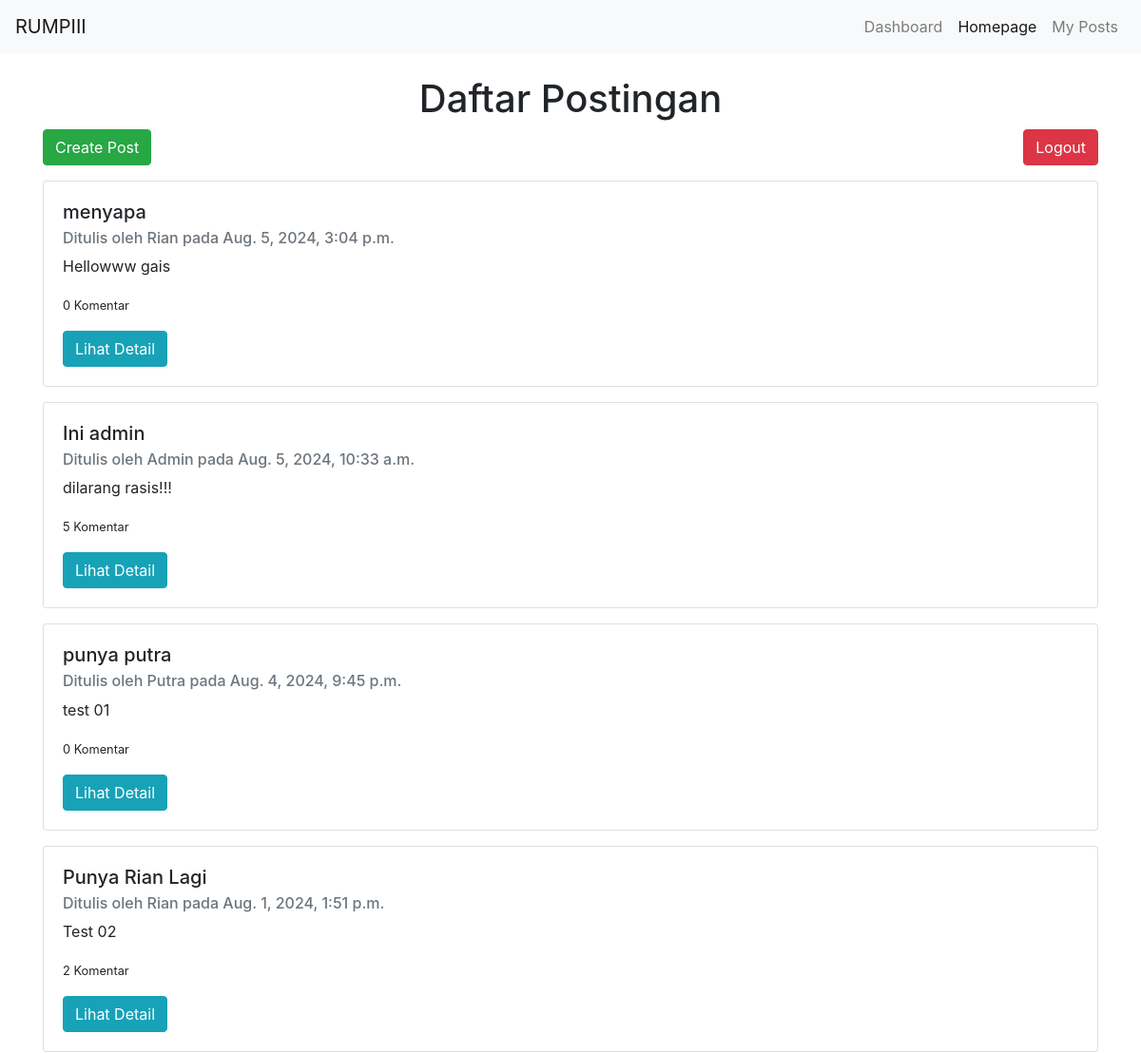
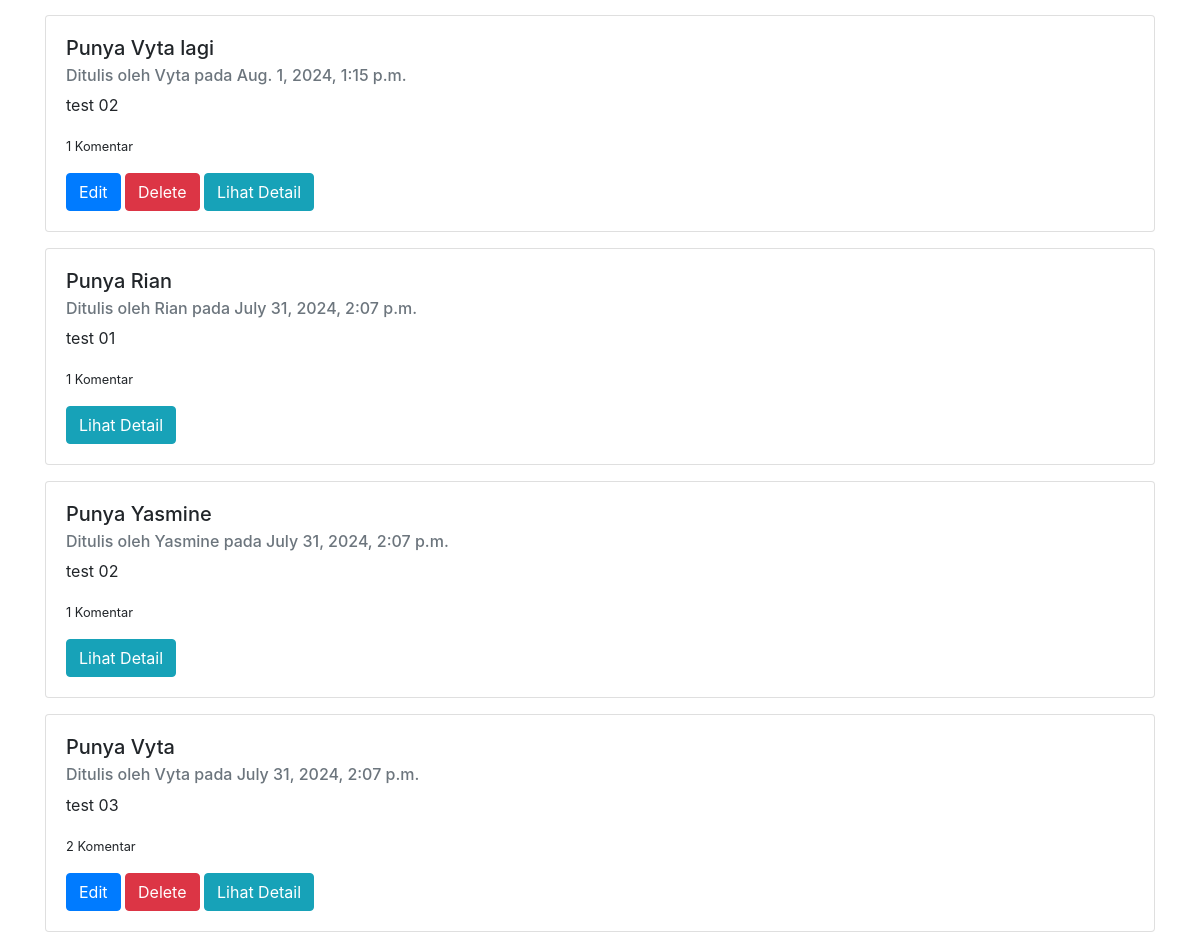
The page / (signed in) on the database its author committed (2 pictures, top to bottom).
### todos/models.py (models this page shows, shortened)
class Post(models.Model):
    title = models.CharField(max_length=100)
    content = models.TextField()
    author = models.ForeignKey(User, on_delete=models.CASCADE)
    created_at = models.DateTimeField(auto_now_add=True)  # Tambahkan field ini

### todos/views.py (the view)
# urls.py: path('', views.home, name='home'),
def home(request):
    posts = Post.objects.all().order_by('-created_at')
    posts_with_comment_counts = [(post, Comment.objects.filter(post=post).count()) for post in posts]
    return render(request, 'home.html', {'posts_with_comment_counts': posts_with_comment_counts})

### templates/home.html (shortened to what this page needs)
{% extends 'base.html' %} {% block content %}
<h1 class="text-center">Daftar Postingan</h1>
<div class="d-flex justify-content-between mb-3">
  <a href="{% url 'create_post' %}" class="btn btn-success">Create Post</a>
  <form method="POST" action="{% url 'logout' %}">
    <button type="submit" class="btn btn-danger">Logout</button>
  </form>
</div>
{% for post, comment_count in posts_with_comment_counts %}
<div class="card mb-3">
  <div class="card-body">
    <h5 class="card-title">{{ post.title }}</h5>
    <h6 class="card-subtitle mb-2 text-muted">
      Ditulis oleh {{ post.author.username }} pada {{ post.created_at }}
    </h6>
    <p class="card-text">{{ post.content|truncatewords:20 }}</p>
    <p class="card-text"><small>{{ comment_count }} Komentar</small></p>
    {% if user == post.author %}
    <a href="{% url 'edit_post' post.pk %}" class="btn btn-primary">Edit</a>
    <a href="{% url 'delete_post' post.pk %}" class="btn btn-danger">Delete</a>
    {% endif %}
    <a href="{% url 'post_detail' post.pk %}" class="btn btn-info"
      >Lihat Detail</a
    >
  </div>
</div>
{% endfor %} {% endblock %}

### templates/base.html (style rules this page uses)
body { padding-top: 56px; }

### rows shown on the page
Post: title "menyapa", author.username "Rian", created_at "Aug. 5, 2024, 3:04 p.m.", content "Hellowww gais", comment_count "0"
Post: title "Ini admin", author.username "Admin", created_at "Aug. 5, 2024, 10:33 a.m.", content "dilarang rasis!!!", comment_count "5"
Post: title "punya putra", author.username "Putra", created_at "Aug. 4, 2024, 9:45 p.m.", content "test 01", comment_count "0"
Post: title "Punya Rian Lagi", author.username "Rian", created_at "Aug. 1, 2024, 1:51 p.m.", content "Test 02", comment_count "2"
Post: title "Punya Vyta lagi", author.username "Vyta", created_at "Aug. 1, 2024, 1:15 p.m.", content "test 02", comment_count "1", shows "Edit"
Post: title "Punya Rian", author.username "Rian", created_at "July 31, 2024, 2:07 p.m.", content "test 01", comment_count "1"
Post: title "Punya Yasmine", author.username "Yasmine", created_at "July 31, 2024, 2:07 p.m.", content "test 02", comment_count "1"
Post: title "Punya Vyta", author.username "Vyta", created_at "July 31, 2024, 2:07 p.m.", content "test 03", comment_count "2", shows "Edit"
